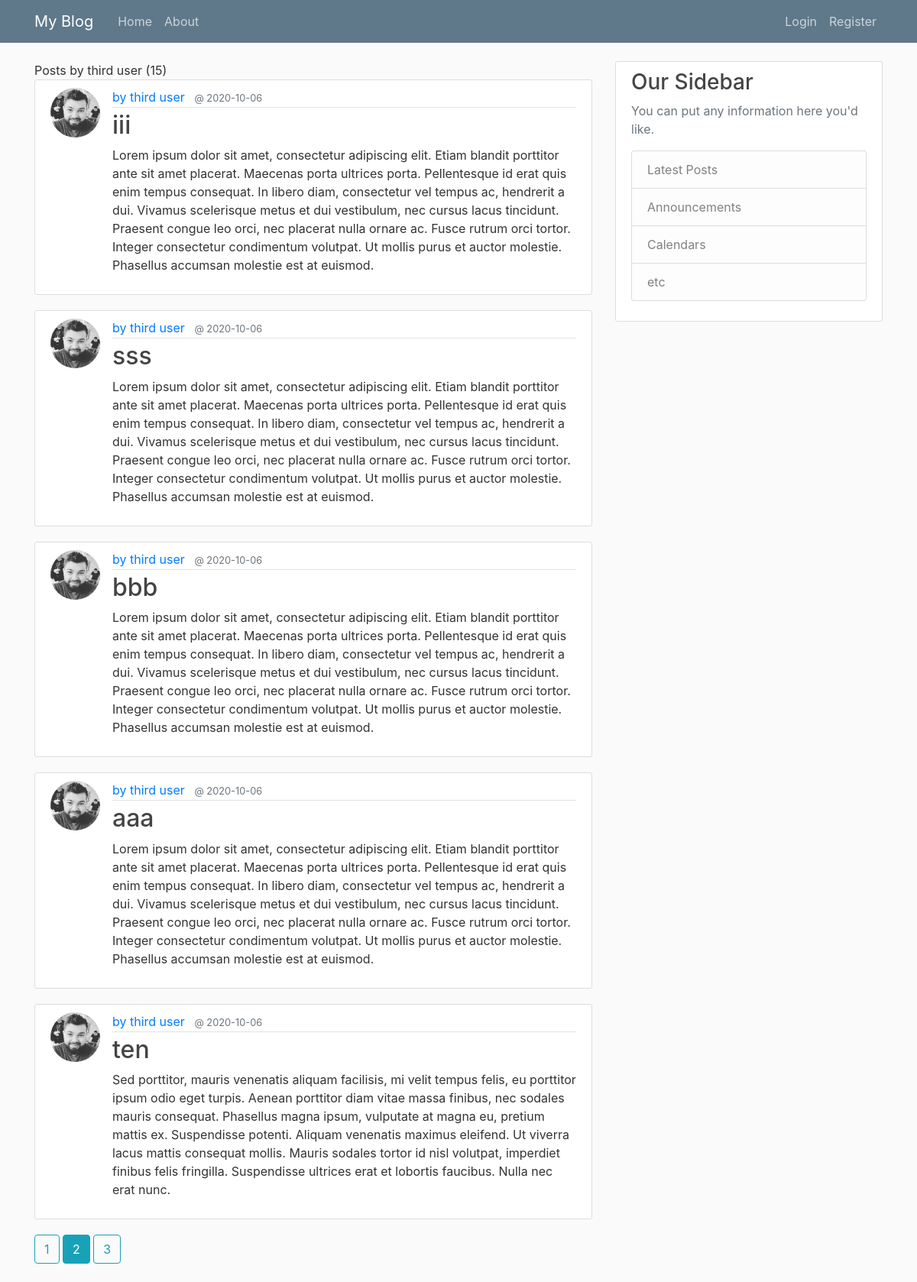
Screenshot of /user/third user?page=2 with the database file from the repository.
### flask_blog/models.py (models this page shows, shortened)
class User(db.Model, UserMixin):
	id = db.Column(db.Integer, primary_key=True)
	username = db.Column(db.String(20), unique=True, nullable=False)
	email = db.Column(db.String(120), unique=True, nullable=False)
	image_file = db.Column(db.String(20), nullable=False, default="default.jpg")
	password = db.Column(db.String(60), nullable=False)
	posts = db.relationship('Post', backref='author', lazy=True)

class Post(db.Model):
	id = db.Column(db.Integer, primary_key=True)
	title = db.Column(db.String(100), nullable=False)
	content = db.Column(db.Text, nullable=False)
	date_posted = db.Column(db.DateTime, nullable=False, default=datetime.utcnow)
	user_id = db.Column(db.Integer, db.ForeignKey('user.id'), nullable=False)

### flask_blog/routes.py (the view)
@app.route("/user/<string:username>")
def user_post(username):
	page = request.args.get('page', 1, type=int)
	user = User.query.filter_by(username=username).first_or_404()
	posts = Post.query.filter_by(author=user).\
	order_by(Post.date_posted.desc()).\
	paginate(page=page, per_page=5)
	return render_template('user_post.html', posts=posts, user=user)

### flask_blog/templates/user_post.html (shortened to what this page needs)
{% extends "layout.html"%}
{% block content %}
	<h1c class="mb-3"> Posts by {{ user.username }} ({{ posts.total }})
	{% for post in posts.items %}
		<article class="media content-section">
			<img class="rounded-circle article-img" src="{{ url_for('static', filename='profile_images/' + post.author.image_file) }}">
		  <div class="media-body">
		    <div class="article-metadata">
		      <a class="mr-2" href="{{ url_for('user_post', username=post.author.username) }}">by {{ post.author.username }}</a>
		      <small class="text-muted">@ {{ post.date_posted.strftime('%Y-%m-%d') }}</small>
		    </div>
		    <h2><a class="article-title" href="{{ url_for('post', post_id=post.id) }}">{{ post.title }}</a></h2>
		    <p class="article-content">{{ post.content }}</p>
		  </div>
		</article>
	{% endfor %}
	{% for page_num in posts.iter_pages(left_edge=1, right_edge=1, left_current=1, right_current=2) %}
	    {% if page_num %}
	    	{% if posts.page == page_num %}
	        	<a class="btn btn-info mb-4" href="{{url_for('user_post', username=user.username, page=page_num) }}">{{  page_num }}</a>
	        {% else %}
	        	<a class="btn btn-outline-info mb-4" href="{{url_for('user_post', username=user.username, page=page_num) }}">{{  page_num }}</a>
	        {% endif %}
	    {% else %}
	    ...
	    {% endif %}
	{% endfor %}
{% endblock content %}

### flask_blog/static/main.css (style rules this page uses)
body { background: #fafafa; color: #333333; margin-top: 5rem; }
h1, h2, h3, h4, h5, h6 { color: #444444; }
.content-section { background: #ffffff; padding: 10px 20px; border: 1px solid #dddddd; border-radius: 3px; margin-bottom: 20px; }
.article-title { color: #444444; }
.article-content { white-space: pre-line; }
.article-img { height: 65px; width: 65px; margin-right: 16px; }
.article-metadata { padding-bottom: 1px; margin-bottom: 4px; border-bottom: 1px solid #e3e3e3 }

### rows the page displays
User: username "third user"
Post: image_file (placeholder picture), author.username "third user", date_posted "2020-10-06", title "iii", content "Lorem ipsum dolor sit amet, consectetur adipiscing elit. Etiam blandit porttitor ante sit amet placerat. Maecenas porta ultrices porta. Pellentesque id erat quis enim tempus consequat. In libero diam, consectetur vel tempus ac, hendrerit a dui. Vivamus scelerisque metus et dui vestibulum, nec cursus lacus tincidunt. Praesent congue leo orci, nec placerat nulla ornare ac. Fusce rutrum orci tortor. Integer consectetur condimentum volutpat. Ut mollis purus et auctor molestie. Phasellus accumsan molestie est at euismod."
Post: image_file (placeholder picture), author.username "third user", date_posted "2020-10-06", title "sss", content "Lorem ipsum dolor sit amet, consectetur adipiscing elit. Etiam blandit porttitor ante sit amet placerat. Maecenas porta ultrices porta. Pellentesque id erat quis enim tempus consequat. In libero diam, consectetur vel tempus ac, hendrerit a dui. Vivamus scelerisque metus et dui vestibulum, nec cursus lacus tincidunt. Praesent congue leo orci, nec placerat nulla ornare ac. Fusce rutrum orci tortor. Integer consectetur condimentum volutpat. Ut mollis purus et auctor molestie. Phasellus accumsan molestie est at euismod."
Post: image_file (placeholder picture), author.username "third user", date_posted "2020-10-06", title "bbb", content "Lorem ipsum dolor sit amet, consectetur adipiscing elit. Etiam blandit porttitor ante sit amet placerat. Maecenas porta ultrices porta. Pellentesque id erat quis enim tempus consequat. In libero diam, consectetur vel tempus ac, hendrerit a dui. Vivamus scelerisque metus et dui vestibulum, nec cursus lacus tincidunt. Praesent congue leo orci, nec placerat nulla ornare ac. Fusce rutrum orci tortor. Integer consectetur condimentum volutpat. Ut mollis purus et auctor molestie. Phasellus accumsan molestie est at euismod."
Post: image_file (placeholder picture), author.username "third user", date_posted "2020-10-06", title "aaa", content "Lorem ipsum dolor sit amet, consectetur adipiscing elit. Etiam blandit porttitor ante sit amet placerat. Maecenas porta ultrices porta. Pellentesque id erat quis enim tempus consequat. In libero diam, consectetur vel tempus ac, hendrerit a dui. Vivamus scelerisque metus et dui vestibulum, nec cursus lacus tincidunt. Praesent congue leo orci, nec placerat nulla ornare ac. Fusce rutrum orci tortor. Integer consectetur condimentum volutpat. Ut mollis purus et auctor molestie. Phasellus accumsan molestie est at euismod."
Post: image_file (placeholder picture), author.username "third user", date_posted "2020-10-06", title "ten", content "Sed porttitor, mauris venenatis aliquam facilisis, mi velit tempus felis, eu porttitor ipsum odio eget turpis. Aenean porttitor diam vitae massa finibus, nec sodales mauris consequat. Phasellus magna ipsum, vulputate at magna eu, pretium mattis ex. Suspendisse potenti. Aliquam venenatis maximus eleifend. Ut viverra lacus mattis consequat mollis. Mauris sodales tortor id nisl volutpat, imperdiet finibus felis fringilla. Suspendisse ultrices erat et lobortis faucibus. Nulla nec erat nunc."

### other values shown
{{ posts.total }} "15"
{{ page_num }} "1" "3"
{{ page_num }} "2"
